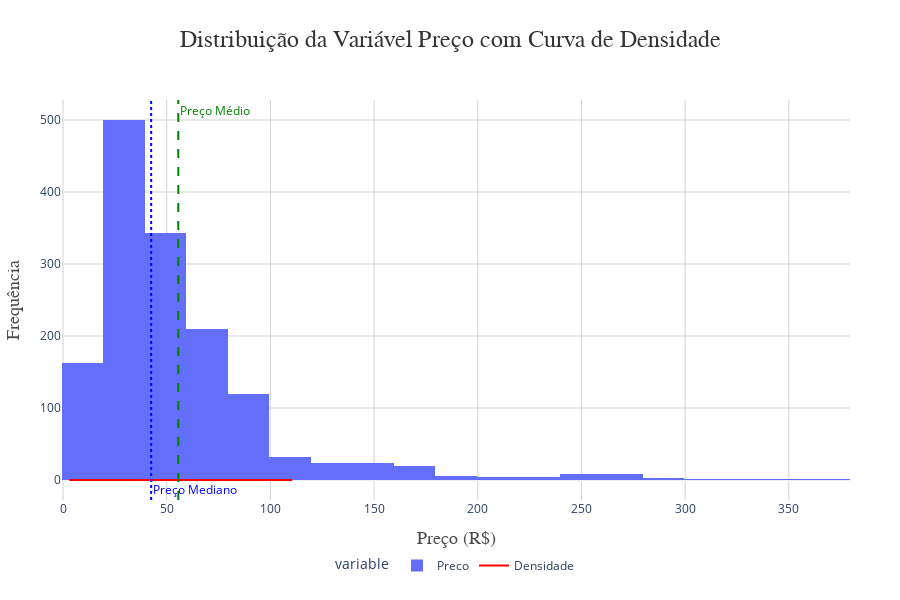

Notebook code for this chart:
### Code cell
# DISTRIBUIÇÃO DA VARIÁVEL PREÇO

# Dados do preço
preco_data = df_cosmetics['Preco']

# Cria o histograma
fig = px.histogram(preco_data, nbins=30, color_discrete_sequence=['#636EFA'])

# Adiciona uma linha de densidade (KDE)
fig.add_trace(go.Scatter(
    x=np.linspace(preco_data.min(), preco_data.max(), 100),
    y=np.histogram(preco_data, bins=30, density=True)[0],
    mode='lines',
    name='Densidade',
    line=dict(color='red', width=2)
))

# Adiciona linha de preço médio e mediano
preco_medio = preco_data.mean()
preco_mediano = preco_data.median()

# Linha de preço médio
fig.add_vline(x=preco_medio, line_dash="dash", line_color="green", 
               annotation_text="Preço Médio", annotation_position="top right",
               annotation=dict(font=dict(color="green")))

# Linha de preço mediano - reposicionada abaixo
fig.add_vline(x=preco_mediano, line_dash="dot", line_color="blue", 
               annotation_text="Preço Mediano", annotation_position="bottom right",
               annotation=dict(font=dict(color="blue")))

# Atualiza o layout
fig.update_layout(
    title={
        'text': "Distribuição da Variável Preço com Curva de Densidade",
        'y':0.95,  # Posição vertical
        'x':0.5,   # Centraliza o título
        'xanchor': 'center',
        'yanchor': 'top'
    },
    title_font=dict(size=24, family='Arial, sans-serif', color='#333'),
    xaxis_title='Preço (R$)',
    yaxis_title='Frequência',
    xaxis_title_font=dict(size=18, family='Arial, sans-serif', color='#4B4B4B'),
    yaxis_title_font=dict(size=18, family='Arial, sans-serif', color='#4B4B4B'),
    xaxis=dict(
        tickfont=dict(size=12),
        showgrid=True, 
        gridcolor='lightgrey'
    ),
    yaxis=dict(
        tickfont=dict(size=12),
        showgrid=True, 
        gridcolor='lightgrey'
    ),
    template='plotly_white',  # Um template elegante e clean
    margin=dict(l=60, r=50, t=100, b=100),  # Ajusta as margens
    height=600,  # Tamanho do gráfico
    width=900,   # Largura do gráfico
    showlegend=True,  # Exibe a legenda
    legend=dict(
        orientation="h",  # Horizontal
        yanchor="bottom",  # Ancla a legenda na parte inferior
        y=-0.2,           # Posiciona abaixo do gráfico
        xanchor="center",  # Centraliza
        x=0.5              # Ajusta para o centro
    )
)

# Customiza o hover para exibir informações detalhadas
fig.update_traces(hovertemplate='Preço: R$%{x}<br>Frequência: %{y}')

# Exibe o gráfico
fig.show()

### Figure 1 — Plotly figure (JSON) as saved in the notebook; plotly's stock layout.template omitted (floating-point values rounded to 4 significant figures; data arrays with more than 128 entries replaced by an {"elided": "..."} marker saying what was removed)
{"data": [{"alignmentgroup": "True", "bingroup": "x", "hovertemplate": "Preço: R$%{x}<br>Frequência: %{y}", "legendgroup": "Preco", "marker": {"color": "#636EFA", "pattern": {"shape": ""}}, "name": "Preco", "nbinsx": 30, "offsetgroup": "Preco", "orientation": "v", "showlegend": true, "type": "histogram", "x": {"elided": "1472 int values"}, "xaxis": "x", "yaxis": "y"}, {"hovertemplate": "Preço: R$%{x}<br>Frequência: %{y}", "line": {"color": "red", "width": 2}, "mode": "lines", "name": "Densidade", "type": "scatter", "x": [3, 6.707, 10.41, 14.12, 17.83, 21.54, 25.24, 28.95, 32.66, 36.36, 40.07, 43.78, 47.48, 51.19, 54.9, 58.61, 62.31, 66.02, 69.73, 73.43, 77.14, 80.85, 84.56, 88.26, 91.97, 95.68, 99.38, 103.1, 106.8, 110.5, 114.2, 117.9, 121.6, 125.3, 129.0, 132.7, 136.5, 140.2, 143.9, 147.6, 151.3, 155.0, 158.7, 162.4, 166.1, 169.8, 173.5, 177.2, 180.9, 184.6, 188.4, 192.1, 195.8, 199.5, 203.2, 206.9, 210.6, 214.3, 218.0, 221.7, 225.4, 229.1, 232.8, 236.5, 240.3, 244.0, 247.7, 251.4, 255.1, 258.8, 262.5, 266.2, 269.9, 273.6, 277.3, 281.0, 284.7, 288.4, 292.2, 295.9, 299.6, 303.3, 307.0, 310.7, 314.4, 318.1, 321.8, 325.5, 329.2, 332.9, 336.6, 340.3, 344.1, 347.8, 351.5, 355.2, 358.9, 362.6, 366.3, 370], "y": [0.006608, 0.009385, 0.02077, 0.01288, 0.009552, 0.007663, 0.003443, 0.004443, 0.000833, 0.001111, 0.0004998, 0.0006664, 0.0009441, 0.0004443, 0.0004998, 0.0002777, 0.0001111, 0.0001111, 0.0002221, 0.0002221, 0.0002221, 0.0003332, 0.0001666, 0.0001111, 5.553e-05, 0, 5.553e-05, 5.553e-05, 0, 5.553e-05]}], "layout": {"annotations": [{"font": {"color": "green"}, "showarrow": false, "text": "Preço Médio", "x": 55.58, "xanchor": "left", "xref": "x", "y": 1, "yanchor": "top", "yref": "y domain"}, {"font": {"color": "blue"}, "showarrow": false, "text": "Preço Mediano", "x": 42.5, "xanchor": "left", "xref": "x", "y": 0, "yanchor": "bottom", "yref": "y domain"}], "barmode": "relative", "height": 600, "legend": {"orientation": "h", "title": {"text": "variable"}, "tracegroupgap": 0, "x": 0.5, "xanchor": "center", "y": -0.2, "yanchor": "bottom"}, "margin": {"b": 100, "l": 60, "r": 50, "t": 100}, "shapes": [{"line": {"color": "green", "dash": "dash"}, "type": "line", "x0": 55.58, "x1": 55.58, "xref": "x", "y0": 0, "y1": 1, "yref": "y domain"}, {"line": {"color": "blue", "dash": "dot"}, "type": "line", "x0": 42.5, "x1": 42.5, "xref": "x", "y0": 0, "y1": 1, "yref": "y domain"}], "showlegend": true, "title": {"font": {"color": "#333", "family": "Arial, sans-serif", "size": 24}, "text": "Distribuição da Variável Preço com Curva de Densidade", "x": 0.5, "xanchor": "center", "y": 0.95, "yanchor": "top"}, "width": 900, "xaxis": {"anchor": "y", "domain": [0, 1], "gridcolor": "lightgrey", "showgrid": true, "tickfont": {"size": 12}, "title": {"font": {"color": "#4B4B4B", "family": "Arial, sans-serif", "size": 18}, "text": "Preço (R$)"}}, "yaxis": {"anchor": "x", "domain": [0, 1], "gridcolor": "lightgrey", "showgrid": true, "tickfont": {"size": 12}, "title": {"font": {"color": "#4B4B4B", "family": "Arial, sans-serif", "size": 18}, "text": "Frequência"}}}}
